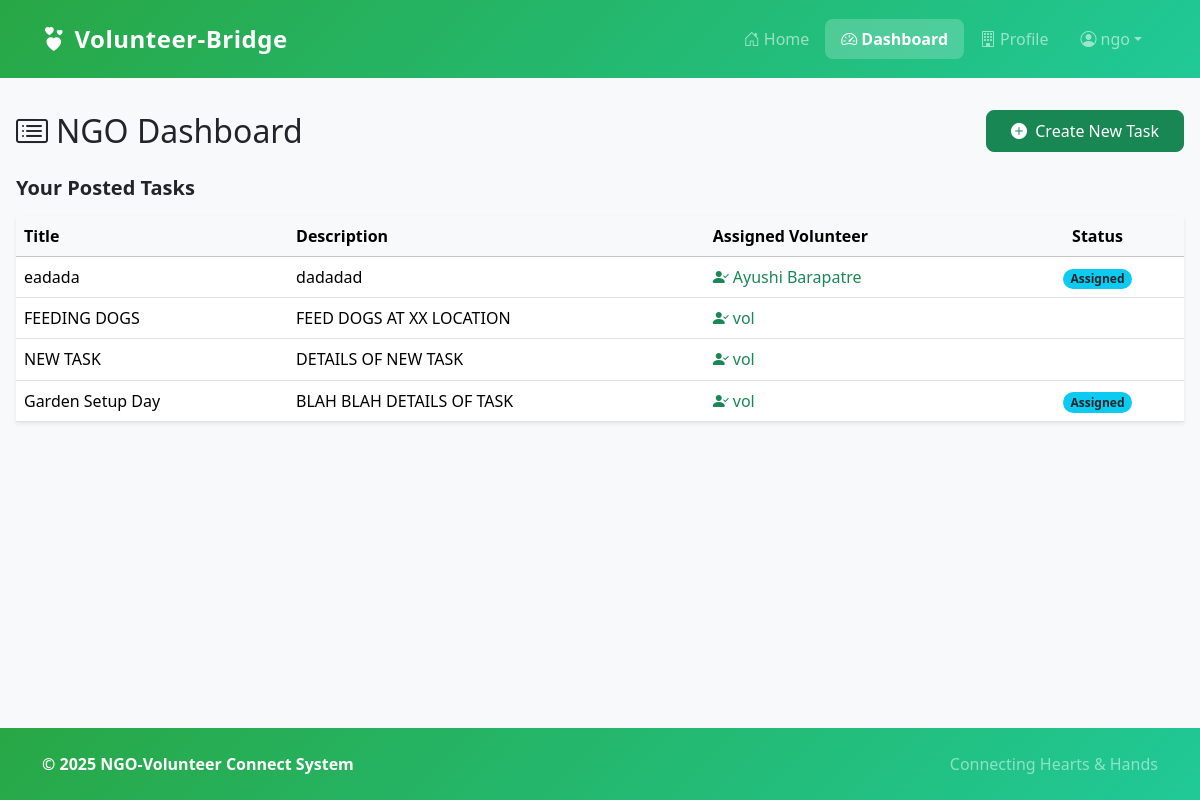
/ngo/dashboard (signed in), run on the app's committed database.
### tables this page shows
CREATE TABLE tasks (
        id INTEGER PRIMARY KEY AUTOINCREMENT,
        ngo_id INTEGER NOT NULL,
        volunteer_id INTEGER,
        title TEXT NOT NULL,
        description TEXT NOT NULL,
        status TEXT NOT NULL DEFAULT 'Pending',
        FOREIGN KEY (ngo_id) REFERENCES ngos(id),
        FOREIGN KEY (volunteer_id) REFERENCES volunteers(id)
    );

CREATE TABLE volunteers (
        id INTEGER PRIMARY KEY AUTOINCREMENT,
        name TEXT NOT NULL,
        email TEXT NOT NULL UNIQUE,
        password TEXT NOT NULL,
        contact TEXT,
        interests TEXT,
        skills TEXT,
        availability TEXT
    );

### app.py (the view)
@app.route('/ngo/dashboard')
@login_required
def ngo_dashboard():
    if session.get('user_type') != 'ngo':
        flash('Access denied.', 'danger')
        return redirect(url_for('home'))
    ngo_id = session.get('user_id')
    conn = sqlite3.connect('database/ngo_volunteer.db')
    conn.row_factory = sqlite3.Row
    cursor = conn.cursor()
    cursor.execute('''
    SELECT t.*, v.name as volunteer_name
    FROM tasks t
    LEFT JOIN volunteers v ON t.volunteer_id = v.id
    WHERE t.ngo_id = ? ORDER BY t.id DESC
    ''', (ngo_id,))
    tasks = cursor.fetchall()
    conn.close()
    return render_template('ngo_dashboard.html', tasks=tasks)

### app.py (called while the page is built)
@app.context_processor
def inject_now():
    return {'now': datetime.datetime.utcnow()}

def login_required(f):
    @wraps(f)
    def decorated_function(*args, **kwargs):
        if 'user_id' not in session:
            flash('Please log in to access this page.', 'warning')
            return redirect(url_for('login'))
        return f(*args, **kwargs)
    return decorated_function

### templates/ngo_dashboard.html (shortened to what this page needs)
{% extends 'base.html' %}
{% block content %}
<div class="dashboard-section">
    <div class="d-flex justify-content-between align-items-center mb-4 flex-wrap gap-2">
        <h2 class="mb-0"><i class="bi bi-card-list me-2"></i>NGO Dashboard</h2>
        <a href="{{ url_for('create_task') }}" class="btn btn-success"><i class="bi bi-plus-circle-fill me-1"></i> Create New Task</a>
    </div>
    <h3 class="fs-5 mb-3 fw-semibold">Your Posted Tasks</h3>
    {% if tasks %}
        <div class="table-responsive shadow-sm">
            <table class="table table-hover align-middle mb-0">
                <thead class="table-light">
                    <tr>
                        <th scope="col">Title</th>
                        <th scope="col">Description</th>
                        <th scope="col">Assigned Volunteer</th>
                        <th scope="col" class="text-center">Status</th>
                    </tr>
                </thead>
                <tbody>
                    {% for task in tasks %}
                        <tr>
                            <td class="fw-medium">{{ task['title'] }}</td>
                            <td style="max-width: 350px; white-space: normal;">{{ task['description'] }}</td>
                            <td>
                                {% if task['volunteer_name'] %}
                                    <span class="text-success"><i class="bi bi-person-check-fill me-1"></i>{{ task['volunteer_name'] }}</span>
                                {% else %}
                                    <span class="text-muted fst-italic">Not assigned</span>
                                {% endif %}
                            </td>
                            <td class="text-center">
                                <span class="badge rounded-pill
                                    {% if task['status'] == 'Completed' %}bg-completed
                                    {% elif task['status'] == 'Assigned' %}bg-info text-dark
                                    {% else %}bg-pending{% endif %}">
                                    {{ task['status'] }}
                                </span>
                            </td>
                        </tr>
                    {% endfor %}
                </tbody>
            </table>
        </div>
    {% endif %}
</div>
{% endblock %}

### templates/base.html (shortened to what this page needs)
<!doctype html>
<html lang="en">
<head>
    <link href="https://cdn.jsdelivr.net/npm/bootstrap@5.3.2/dist/css/bootstrap.min.css" rel="stylesheet">
    <link rel="stylesheet" href="https://cdn.jsdelivr.net/npm/bootstrap-icons@1.11.1/font/bootstrap-icons.css">
    <link href="https://unpkg.com/aos@2.3.1/dist/aos.css" rel="stylesheet">
</head>
<body>
    <nav class="navbar navbar-expand-lg navbar-dark sticky-top">
        <div class="container">
            <a class="navbar-brand" href="{{ url_for('home') }}">
                <i class="bi bi-hearts me-2"></i>Volunteer-Bridge
            </a>
            <div class="collapse navbar-collapse" id="navbarNav">
                <ul class="navbar-nav ms-auto mb-2 mb-lg-0 align-items-lg-center">
                    <li class="nav-item">
                        <a class="nav-link {% if request.endpoint == 'home' %}active{% endif %}" href="{{ url_for('home') }}">
                            <i class="bi bi-house-door me-1"></i>Home
                        </a>
                    </li>
                    {% if session.user_id %}
                        {% if session.user_type == 'ngo' %}
                            <li class="nav-item">
                                <a class="nav-link {% if request.endpoint == 'ngo_dashboard' %}active{% endif %}" href="{{ url_for('ngo_dashboard') }}">
                                    <i class="bi bi-speedometer2 me-1"></i>Dashboard
                                </a>
                            </li>
                            <li class="nav-item">
                                <a class="nav-link {% if request.endpoint == 'ngo_profile' %}active{% endif %}" href="{{ url_for('ngo_profile') }}">
                                    <i class="bi bi-building me-1"></i>Profile
                                </a>
                            </li>
                        {% endif %}
                        <li class="nav-item dropdown">
                            <a class="nav-link dropdown-toggle d-flex align-items-center" href="#" id="navbarUserDropdown" role="button" data-bs-toggle="dropdown">
                                <i class="bi bi-person-circle me-1"></i> {{ session.user_name }}
                            </a>
                        </li>
                    {% endif %}
                </ul>
            </div>
        </div>
    </nav>
    <main class="container container-main">
        {% block content %}{% endblock %}
    </main>
    <footer class="py-4">
        <div class="container">
            <div class="row align-items-center">
                <div class="col-md-6 text-center text-md-start">
                    <span class="fw-bold">© {{ now.year }} NGO-Volunteer Connect System</span>
                </div>
                <div class="col-md-6 text-center text-md-end">
                    <span class="text-white-50">Connecting Hearts & Hands</span>
                </div>
            </div>
        </div>
    </footer>
</body>
</html>

### templates/base.html (style rules this page uses)
:root { --primary-color: #28a745; --primary-dark: #1e7e34; --primary-light: #d4edda; --secondary-color: #6c757d; --accent-color: #20c997; --background-light: #f8f9fa; --text-dark: #212529; --text-light: #6c757d; }
body { min-height: 100vh; display: flex; flex-direction: column; background: var(--background-light); font-family: 'Segoe UI', system-ui, -apple-system, sans-serif; }
.navbar { background: linear-gradient(135deg, var(--primary-color), var(--accent-color)) !important; padding: 1rem 0; transition: all 0.3s ease; }
.navbar-brand { font-size: 1.5rem; font-weight: 700; letter-spacing: 0.5px; }
.nav-link { font-weight: 500; padding: 0.5rem 1rem !important; border-radius: 8px; transition: all 0.3s ease; }
.nav-link.active { background: rgba(255, 255, 255, 0.2); font-weight: 600; }
.btn { border-radius: 8px; padding: 0.5rem 1.5rem; font-weight: 500; transition: all 0.3s ease; }
footer { background: linear-gradient(135deg, var(--primary-color), var(--accent-color)) !important; color: white !important; padding: 2rem 0 !important; margin-top: auto; }
.container-main { max-width: 1200px; margin: 0 auto; padding: 2rem 1rem; }

### data on the page
tasks: title "eadada", description "dadadad", volunteer_name "Ayushi Barapatre", status "Assigned"
tasks: title "FEEDING DOGS", description "FEED DOGS AT XX LOCATION", volunteer_name "vol"
tasks: title "NEW TASK", description "DETAILS OF NEW TASK", volunteer_name "vol"
tasks: title "Garden Setup Day", description "BLAH BLAH DETAILS OF TASK", volunteer_name "vol", status "Assigned"

### other printed values
{{ session.user_name }} "ngo"
